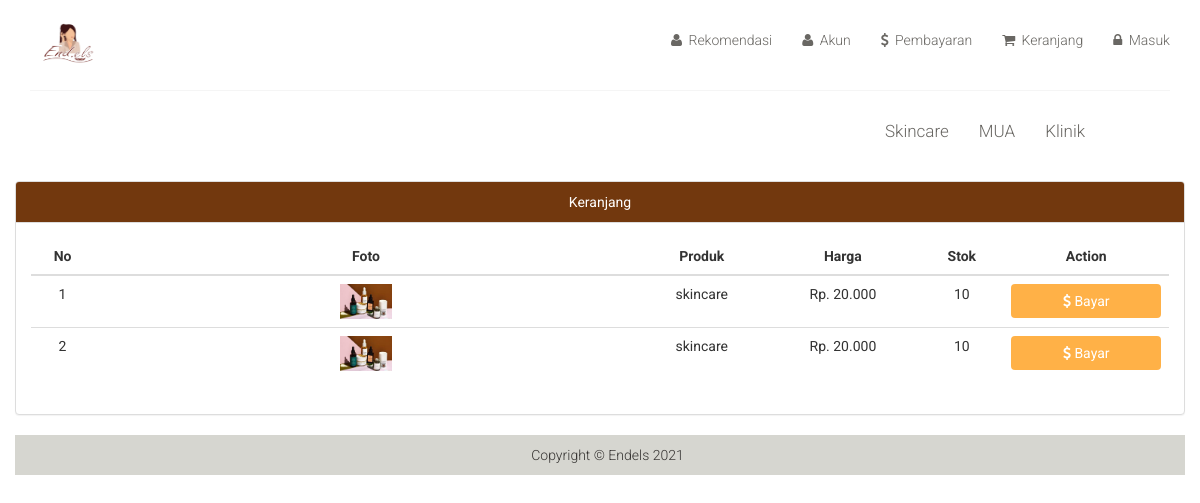
The page /index.php/skincare/keranjang on the database its author committed.
### tables this page shows
CREATE TABLE `keranjang` (
  `id_keranjang` int(11) NOT NULL,
  `id_produk` int(11) NOT NULL,
  `id_user` int(11) NOT NULL
);

CREATE TABLE `produk` (
  `id_produk` int(11) NOT NULL,
  `nama_produk` varchar(50) NOT NULL,
  `deskripsi` text NOT NULL,
  `foto` varchar(255) NOT NULL,
  `foto_2` varchar(255) NOT NULL,
  `foto_3` varchar(255) NOT NULL,
  `foto_4` varchar(255) NOT NULL,
  `harga` int(11) NOT NULL,
  `jumlah` int(11) NOT NULL,
  `berat` int(11) NOT NULL,
  `id_katagori` int(11) NOT NULL,
  `id_toko` int(11) NOT NULL,
  `rekomendasi` enum('1','0') NOT NULL DEFAULT '0'
);

### application/controllers/skincare.php (called while the page is built, shortened)
<?php
class Skincare extends CI_Controller {
	public function __construct()
	{
		$this->load->model('M_Produk', '', TRUE);
	}
	public function keranjang(){
		$id=1;
		$data['bayar'] = $this->M_Produk->keranjang($id);
		$this->load->view('template/header');
		$this->load->view('user/keranjang',$data);
		$this->load->view('template/footer');
	}
}

### index.php (called while the page is built, shortened)
<?php
require_once BASEPATH.'core/CodeIgniter.php';

### application/models/M_Produk.php (called while the page is built, shortened)
<?php
class M_Produk extends CI_Model
{
	public function keranjang($id){
		$this->db->select('*');
		$this->db->from('keranjang');
		$this->db->where('id_user',$id);
		$this->db->join('produk','produk.id_produk=keranjang.id_produk');
		$query = $this->db->get();
		return $query->result_array();
	}
}

### application/views/user/keranjang.php (the view, shortened to what this page needs)
<div class="panel panel-default">
	<div class="panel-heading text-center">Keranjang</div>
	<div class="panel-body">
		<table class="table table-hover text-center">
			<thead>
				<tr>
					<th class="text-center">No</th>
					<th class="text-center">Foto</th>
					<th class="text-center">Produk</th>
					<th class="text-center">Harga</th>
					<th class="text-center">Stok</th>
					<th class="text-center">Action</th>
				</tr>
			</thead>
			<tbody>
				<?php
				$i=0;
				foreach ($bayar as $buy) {
					$i++;
					?>
					<?php
					echo form_open('skincare/bayar', 'id="m_bayar'.$buy['id_produk'].'"');	 ?>
					<tr>
						<td scope="row" class="text-center"><?=$i?></th>
						<td><img src="<?=base_url('asset/produk/').$buy['foto']?>" width="10%"></td>
						<td><?=$buy['nama_produk']?></td>
						<td>Rp. <?=number_format($buy['harga'],'0','','.');?></td>
						<td><?=$buy['jumlah']?></td>
						<td><button type="submit" form="m_bayar<?=$buy['id_produk']?>"  class="btn btn-success-modal col-md-12"><i class="fa fa-dollar"></i> Bayar</button></td>
					</tr>
				</form>
			<?php }?>
		</tbody>
	</table>
</div>
</div>

### asset/css/main.css (style rules this page uses)
body { font-family: 'Roboto', sans-serif; background:; position: relative; font-weight:400px; }
.panel-default>.panel-heading { color: #fff; background-color: #72380e; }
.btn-success-modal { color: #fff; background-color: #ff9300b8; }

### rows shown on the page
keranjang: id_produk.foto (picture), id_produk.nama_produk "skincare", id_produk.harga "20.000", id_produk.jumlah "10"
keranjang: id_produk.foto (picture), id_produk.nama_produk "skincare", id_produk.harga "20.000", id_produk.jumlah "10"
